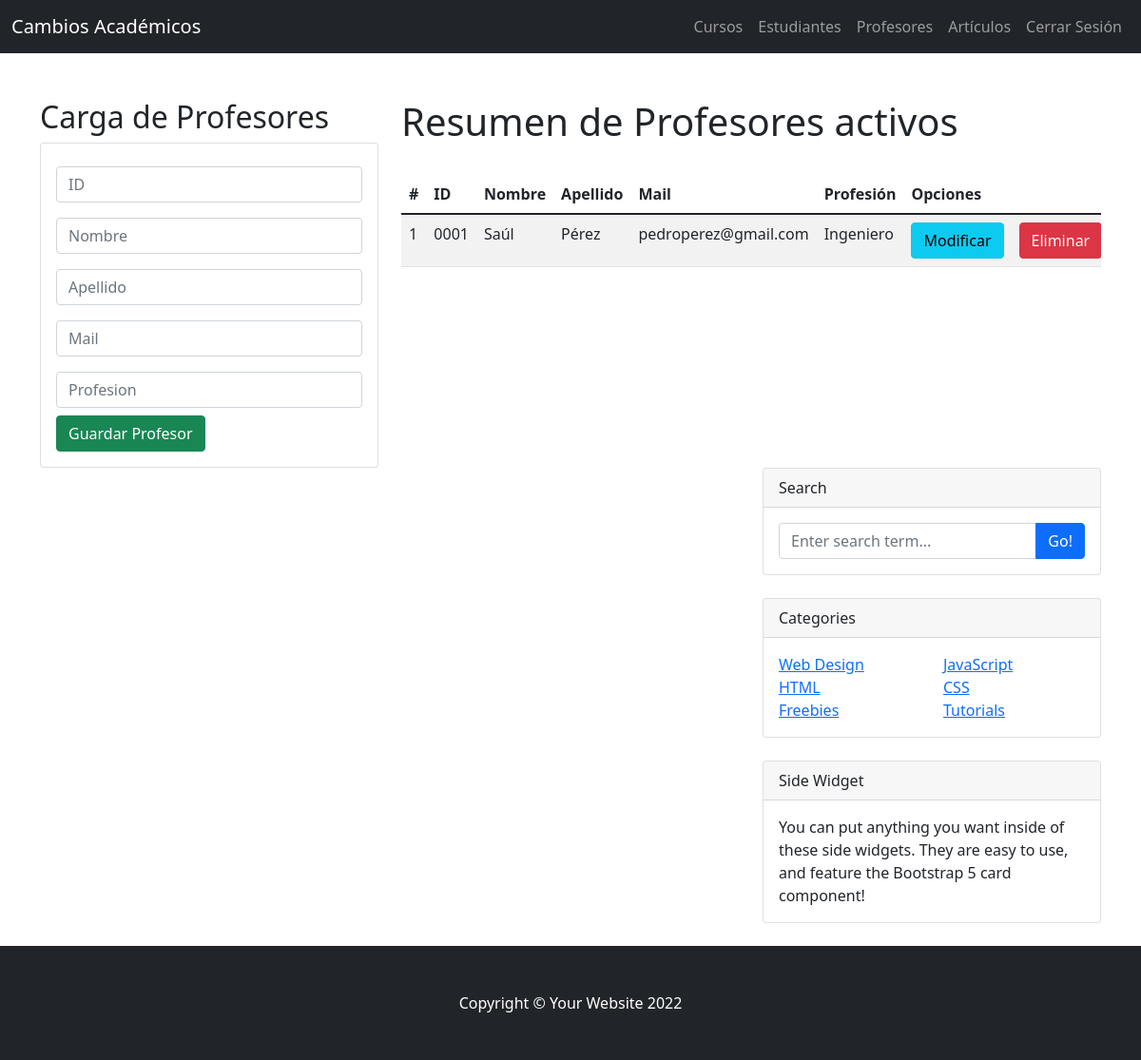
/ProfesorHome/ (signed in), run on an earlier commit of the app's database.
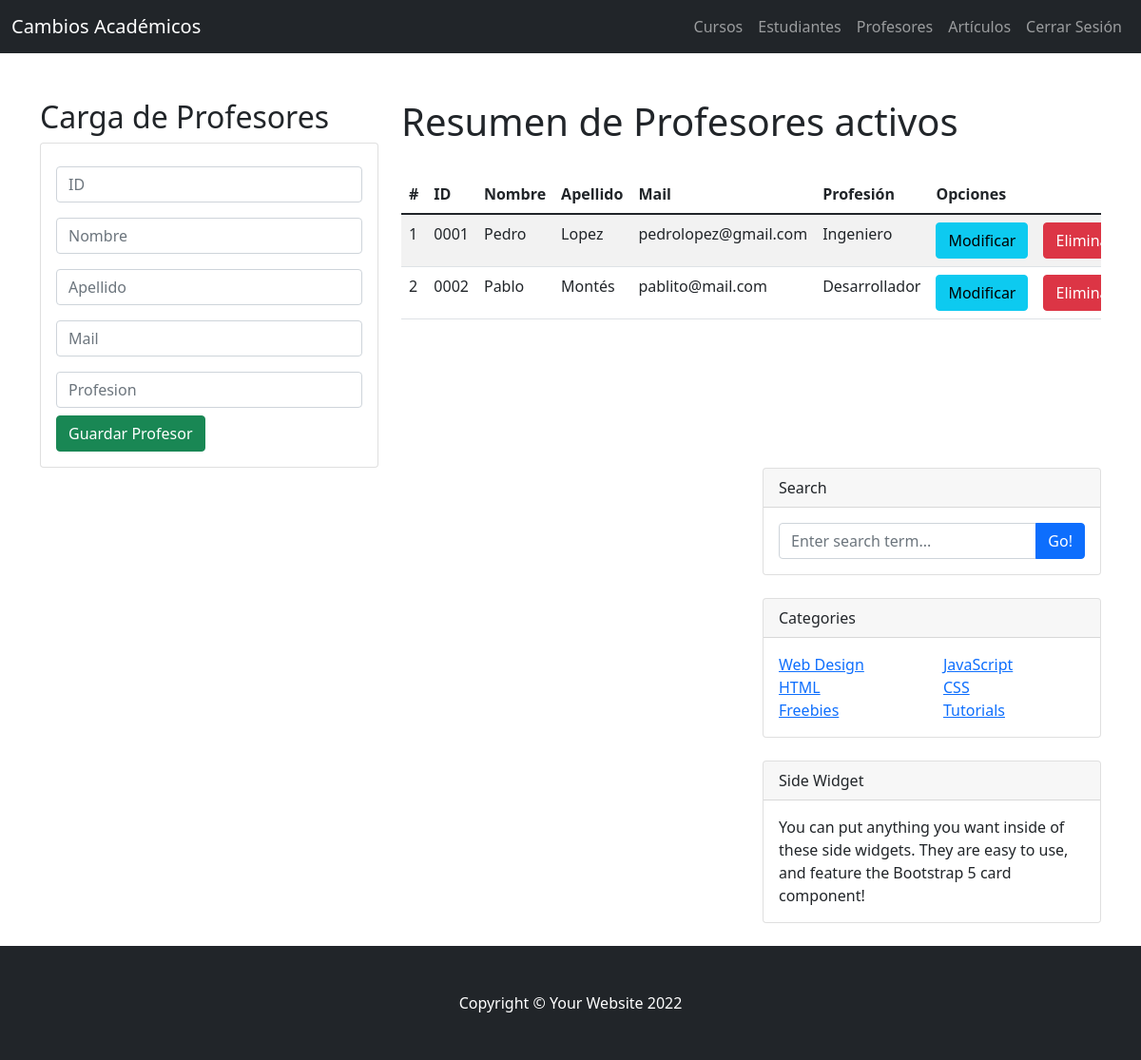
And on a later commit of the database.
### blog/models.py (models this page shows, shortened)
class Profesor(models.Model):
    id = models.CharField(primary_key=True, max_length=4)
    nombre = models.CharField(max_length=30)
    apellido = models.CharField(max_length=30)
    email = models.EmailField()
    profesion = models.CharField(max_length=30)

### blog/views.py (the view)
# urls.py: path('ProfesorHome/', views.ProfesorHome),
@login_required
def ProfesorHome(request):
    profesorlistado = Profesor.objects.all()
    return render(request, "profesor.html", {"profesores": profesorlistado})

### blog/templates/profesor.html (shortened to what this page needs)
{% extends "./index.html" %}
{% load static %}
{% block body %}
<div class="row">
    <div class="col-sm-12 col-md-6 col-lg-4 col-xl-4">
        <h2>Carga de Profesores</h2>
        <div class="card">
            <div class="card-body">
                <form action="/ProfesorHome/NuevoProfesor/" method="POST">{% csrf_token %}
                    <div class="form-group py-2">
                        <input type="text" id="IDNum" name="IDNum" class="form-control"
                        placeholder="ID" minlength="2" maxlength="4" required>
                    </div>
                    <div class="form-group py-2">
                        <input type="text" id="NombreTxt" name="NombreTxt" class="form-control"
                        placeholder="Nombre" maxlength="30" required>
                    </div>
                    <div class="form-group py-2">
                        <input type="text" id="ApellidoTxt" name="ApellidoTxt" class="form-control"
                        placeholder="Apellido" maxlength="30" required>
                    </div>
                    <div class="form-group py-2">
                        <input type="text" id="EmailTxt" name="EmailTxt" class="form-control"
                        placeholder="Mail" maxlength="50" required>
                    </div>
                    <div class="form-group py-2">
                        <input type="text" id="ProfesionTxt" name="ProfesionTxt" class="form-control"
                        placeholder="Profesion" maxlength="30" required>
                    </div>
                    <div class="form-group">
                       <button type="submit" class="btn btn-success btn-block text-white">Guardar Profesor</button>
                    </div>
                </form>
            </div>
        </div>
    </div>
    <div class="col-sm-12 col-md-6 col-lg-8 col-xl-8">
        <h1>Resumen de Profesores activos</h1>
        <div class="table-responsive py-4">
            <table class="table table-striped">
                <thead>
                    <tr>
                        <th>#</th>
                        <th>ID</th>
                        <th>Nombre</th>
                        <th>Apellido</th>
                        <th>Mail</th>
                        <th>Profesión</th>
                        <th colspan="2">Opciones</th>
                    </tr>
                </thead>
                <tbody>
                    {% for p in profesores %}
                    <tr>
                        <td>{{forloop.counter}}</td>
                        <td>{{p.id}}</td>
                        <td>{{p.nombre}}</td>
                        <td>{{p.apellido}}</td>
                        <td>{{p.email}}</td>
                        <td>{{p.profesion}}</td>
                        <td><a href="EditarProfesor/{{p.id}}" class="btn btn-info">Modificar</a></td>
                        <td><a href="EliminarProfesor/{{p.id}}" class="btn btn-danger">Eliminar</a></td>
                    </tr>
                    {% endfor %}
                </tbody>
            </table>
        </div>
    </div>
</div>
{% endblock %}

What changed in the data, as far as the page shows it:
changed Profesor "Ingeniero": nombre "Saúl" → "Pedro"; apellido "Pérez" → "Lopez"; email "pedroperez@gmail.com" → "pedrolopez@gmail.com"
added Profesor: id "0002", nombre "Pablo", apellido "Montés", email "pablito@mail.com", profesion "Desarrollador"
